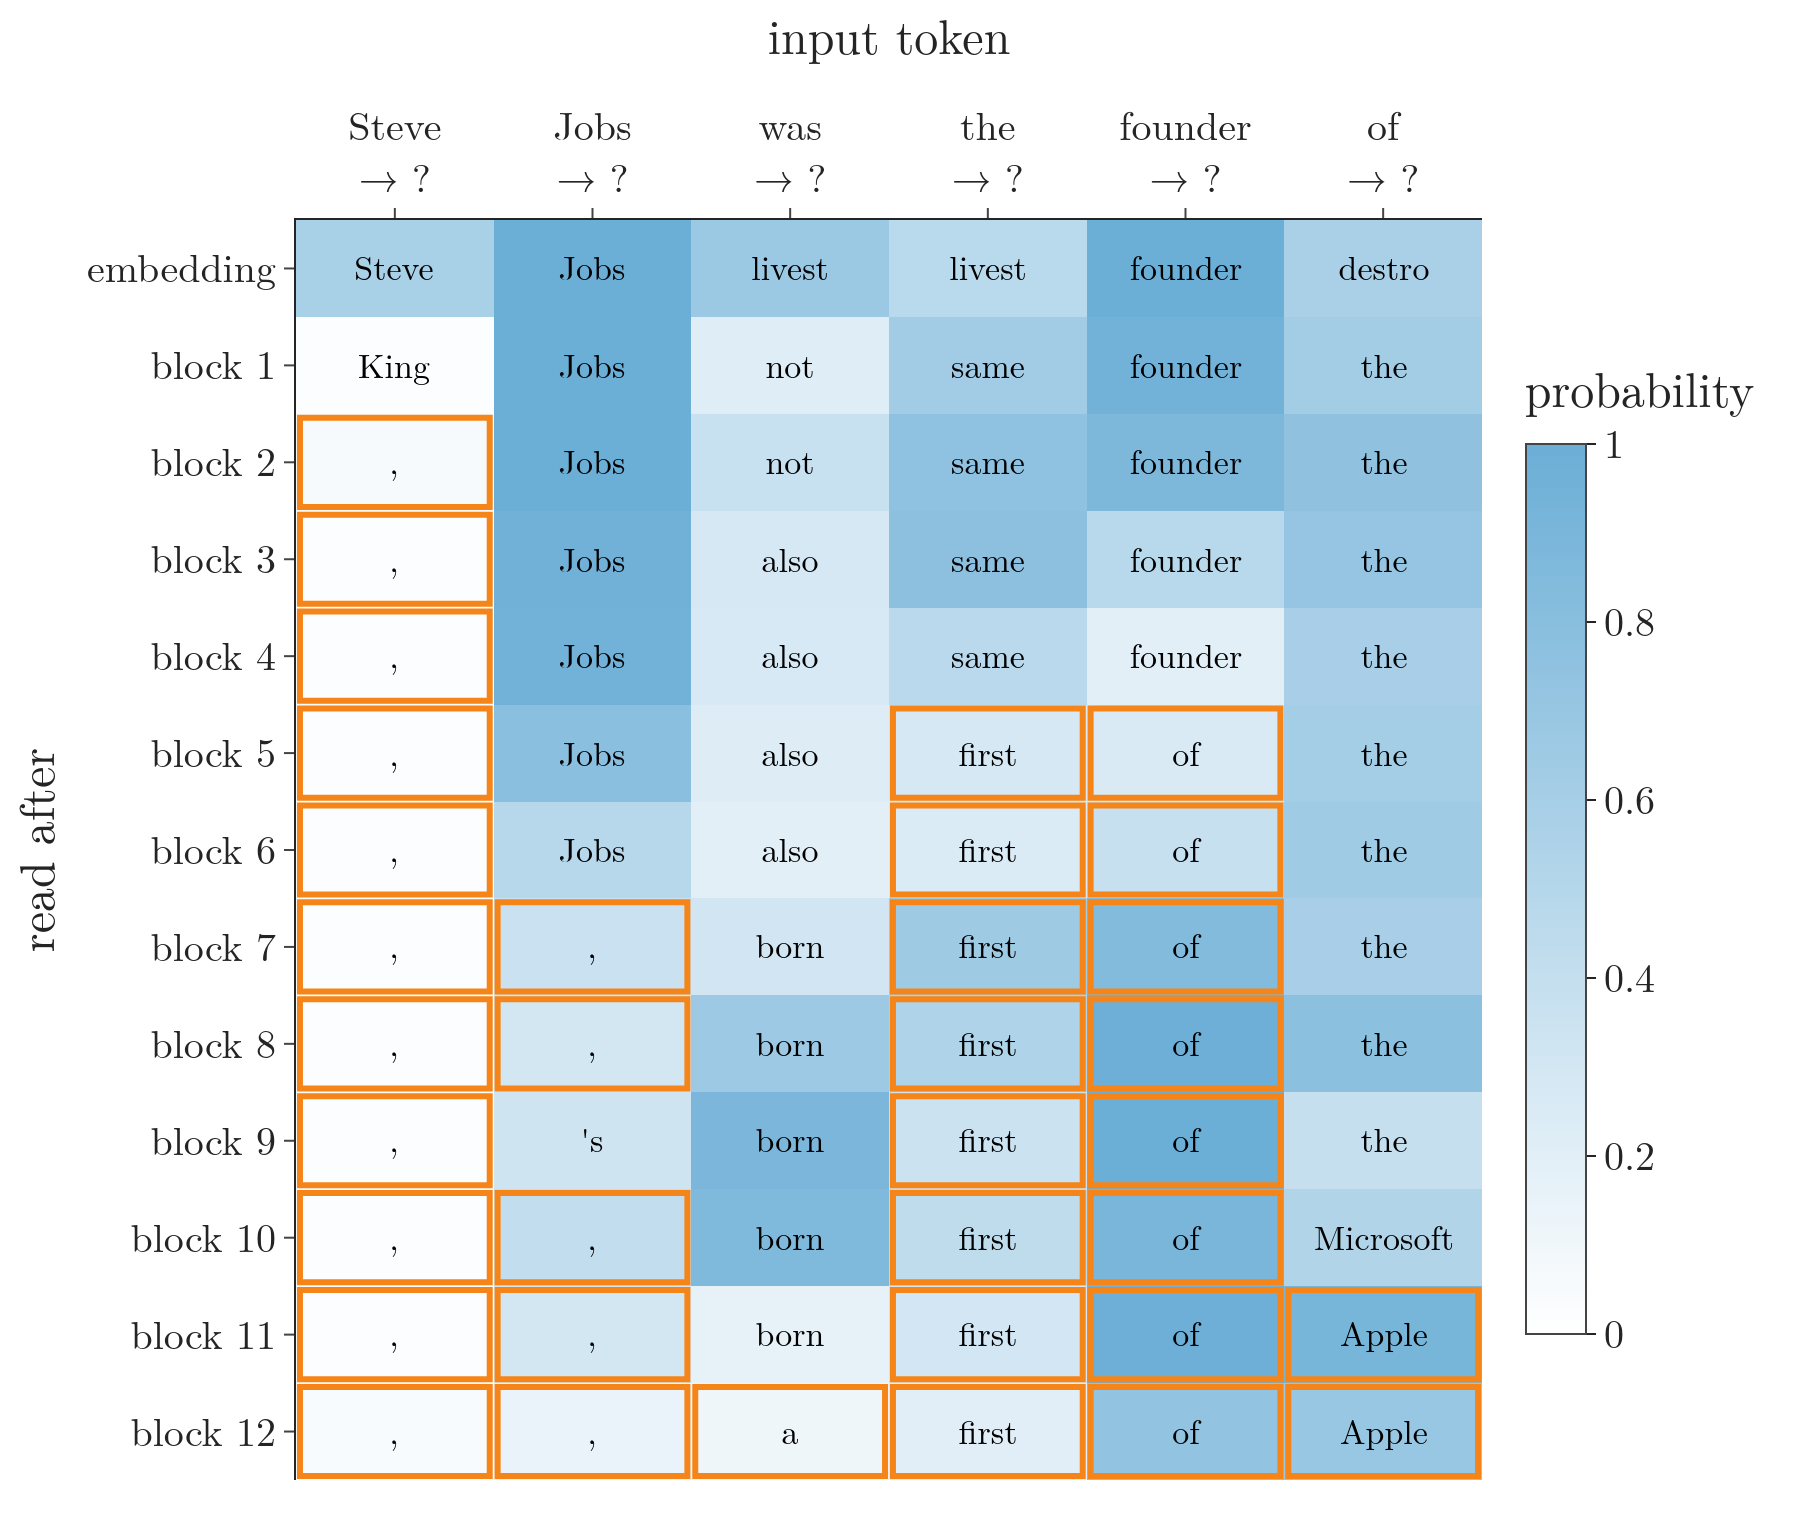

Python code for this plot:
"""Logit lens grid (after nostalgebraist 2020): the top next-token guess at every position (columns) after every
block (rows), GPT-2 small on "Steve Jobs was the founder of". Colour = probability of that guess; outlined
cells already match the final guess. Data: data/logit_lens_grid.csv (Notebook).
Run: python lens_grid.py -> lens_grid.png"""
from pathlib import Path

import pandas as pd
import plotly.graph_objects as go

from common import FONT, ORANGE, DATA

HERE = Path(__file__).parent
d = pd.read_csv(DATA / "logit_lens_grid.csv", keep_default_na=False)
cols = d[d.layer == 0].sort_values("position").input.str.strip().tolist()
P = d.pivot(index="layer", columns="position", values="prob").values
G = d.pivot(index="layer", columns="position", values="guess").map(lambda t: t.strip() or repr(t)).values
F = d.pivot(index="layer", columns="position", values="final_guess").map(lambda t: t.strip() or repr(t)).values
rows = ["embedding"] + [f"block {l}" for l in range(1, 13)]
fig = go.Figure(go.Heatmap(z=P, x=[f"{c}<br>→ ?" for c in cols], y=rows, colorscale=[[0, "white"], [1, "#6BAED6"]], zmin=0, zmax=1,
                           text=G, texttemplate="%{text}", textfont=dict(size=17, color="black"),
                           colorbar=dict(title="probability", len=0.8)))
for l in range(13):
    for i in range(len(cols)):
        if G[l, i] == F[l, i]:
            fig.add_shape(type="rect", x0=i - 0.48, x1=i + 0.48, y0=l - 0.46, y1=l + 0.46, line=dict(color=ORANGE, width=3), fillcolor="rgba(0,0,0,0)", opacity=1)
fig.update_layout(template="simple_white", width=900, height=760, font=FONT,
                  yaxis=dict(autorange="reversed", title="read after"), xaxis=dict(side="top", title="input token"),
                  margin=dict(l=110, r=20, t=110, b=20))
fig.write_image(HERE / "lens_grid.png", scale=2)
